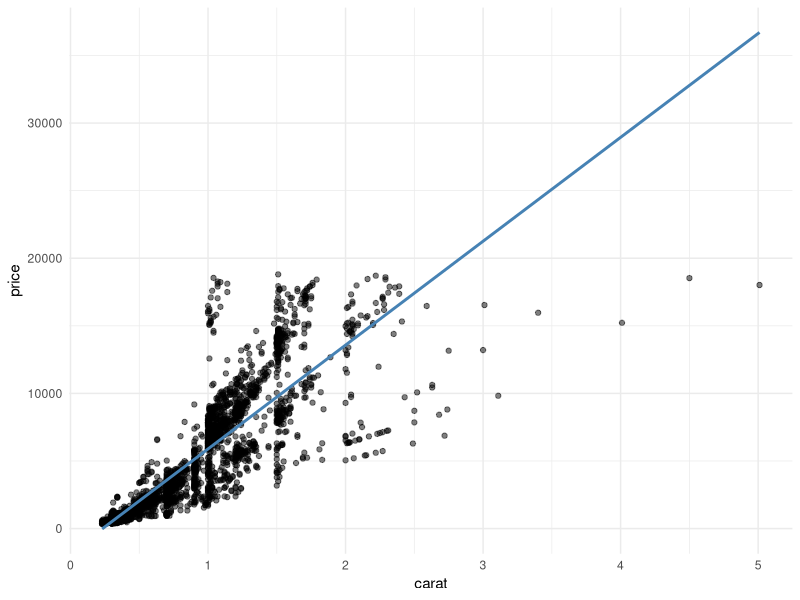
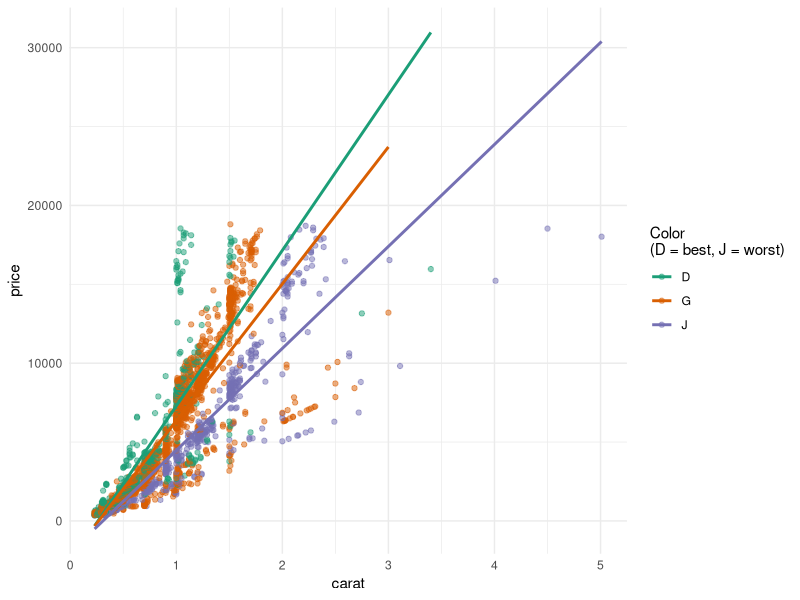
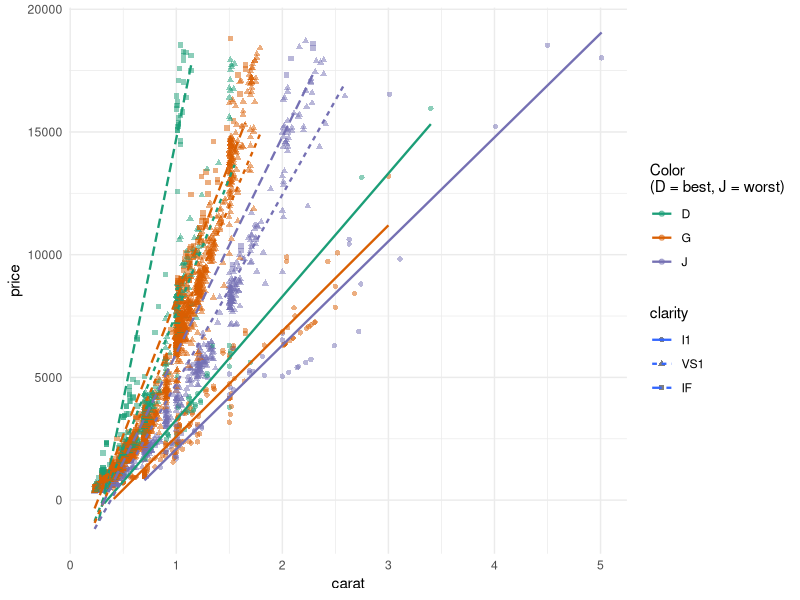
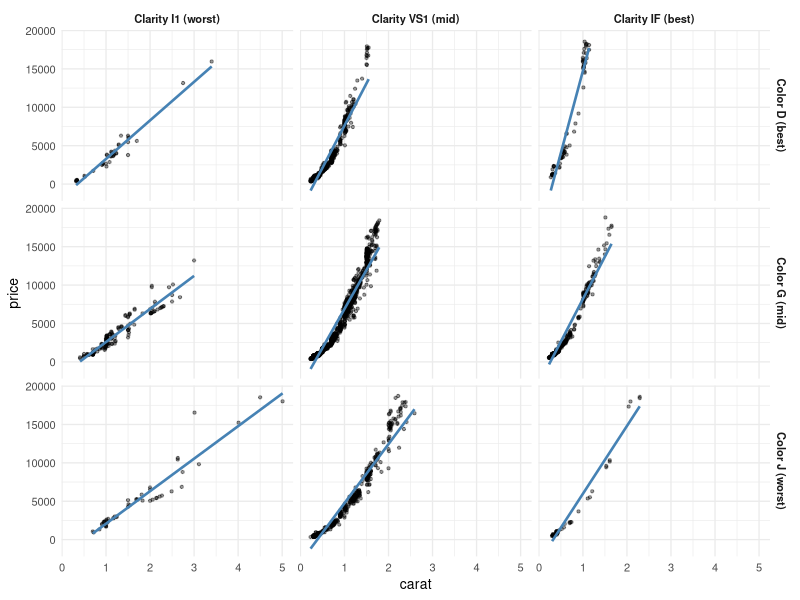

R code for these plots, in order:
## ---- chunk 1
knitr::opts_chunk$set(
  echo    = TRUE,
  warning = FALSE,
  message = FALSE
)

library(ggplot2)
library(dplyr)
library(knitr)
## ---- chunk 2
diamonds_sub <- diamonds %>% filter(color %in% c("D", "G", "J"), clarity %in% c("I1", "VS1", "IF")) %>% mutate(color   = droplevels(color), clarity = droplevels(clarity))
## ---- chunk 3
diamonds_sub %>% count(color, clarity) %>% tidyr::pivot_wider(names_from = clarity, values_from = n, values_fill = 0) %>% kable()
## ---- chunk 4
ggplot(diamonds_sub, aes(x = carat, y = price)) + geom_point(alpha = 0.5) + geom_smooth(method = "lm", se = FALSE, color = "steelblue", linewidth = 1) + theme_minimal()
## ---- chunk 5
ggplot(diamonds_sub, aes(x = carat, y = price, color = color)) + geom_point(alpha = 0.5) + geom_smooth(method = "lm", se = FALSE, linewidth = 1) + scale_color_brewer(palette = "Dark2", name    = "Color\n(D = best, J = worst)") + theme_minimal()
## ---- chunk 6
ggplot(diamonds_sub, aes(x = carat, y = price, color    = color, shape    = clarity, linetype = clarity)) + geom_point(alpha = 0.5) + geom_smooth(method = "lm", se = FALSE, linewidth = 0.8) + scale_color_brewer(palette = "Dark2", name    = "Color\n(D = best, J = worst)") + theme_minimal()
## ---- chunk 7
ggplot(diamonds_sub, aes(x = carat, y = price)) + geom_point(alpha = 0.4, size = 0.8) + geom_smooth(method = "lm", se = FALSE, color = "steelblue", linewidth = 0.9) + facet_grid(color ~ clarity, labeller = labeller(color = c(D = "Color D (best)", G = "Color G (mid)", J = "Color J (worst)"), clarity = c(I1  = "Clarity I1 (worst)", VS1 = "Clarity VS1 (mid)", IF  = "Clarity IF (best)")))  + theme_minimal(base_size = 10) + theme(strip.text = element_text(face = "bold"))
## ---- chunk 8
diamonds_ppc <- diamonds_sub %>% mutate(price_per_carat = price / carat)

ppc_summary <- diamonds_ppc %>% group_by(color, clarity) %>% summarize(avg_price_per_carat = round(mean(price_per_carat), 2), n = n(), .groups = "drop") %>% arrange(desc(avg_price_per_carat))

kable(ppc_summary, col.names = c("Color", "Clarity", "Avg Price per Carat (USD)", "N"))
